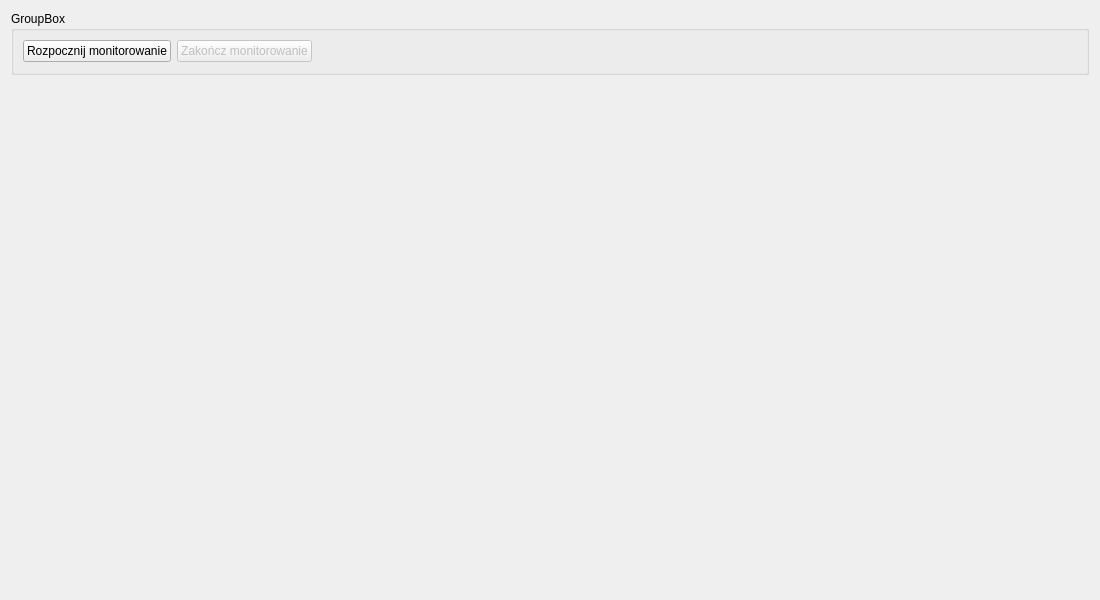
<?xml version="1.0" encoding="UTF-8"?>
<ui version="4.0">
 <class>Charts</class>
 <widget class="QWidget" name="Charts">
  <property name="geometry">
   <rect>
    <x>0</x>
    <y>0</y>
    <width>1100</width>
    <height>600</height>
   </rect>
  </property>
  <property name="windowTitle">
   <string>Form</string>
  </property>
  <layout class="QGridLayout" name="gridLayout" rowstretch="10,80">
   <item row="0" column="0">
    <widget class="QGroupBox" name="groupBoxSettings">
     <property name="title">
      <string>GroupBox</string>
     </property>
     <layout class="QHBoxLayout" name="horizontalLayout">
      <item>
       <widget class="QPushButton" name="pushButtonStartMonitoring">
        <property name="text">
         <string>Rozpocznij monitorowanie</string>
        </property>
       </widget>
      </item>
      <item>
       <widget class="QPushButton" name="pushButtonStopMonitoring">
        <property name="enabled">
         <bool>false</bool>
        </property>
        <property name="text">
         <string>Zakończ monitorowanie</string>
        </property>
       </widget>
      </item>
      <item>
       <spacer name="horizontalSpacer">
        <property name="orientation">
         <enum>Qt::Horizontal</enum>
        </property>
        <property name="sizeHint" stdset="0">
         <size>
          <width>40</width>
          <height>20</height>
         </size>
        </property>
       </spacer>
      </item>
     </layout>
    </widget>
   </item>
   <item row="1" column="0">
    <widget class="QCustomPlot" name="customPlot" native="true"/>
   </item>
  </layout>
 </widget>
 <customwidgets>
  <customwidget>
   <class>QCustomPlot</class>
   <extends>QWidget</extends>
   <header>qcustomplot/qcustomplot.h</header>
   <container>1</container>
  </customwidget>
 </customwidgets>
 <resources/>
 <connections/>
</ui>
